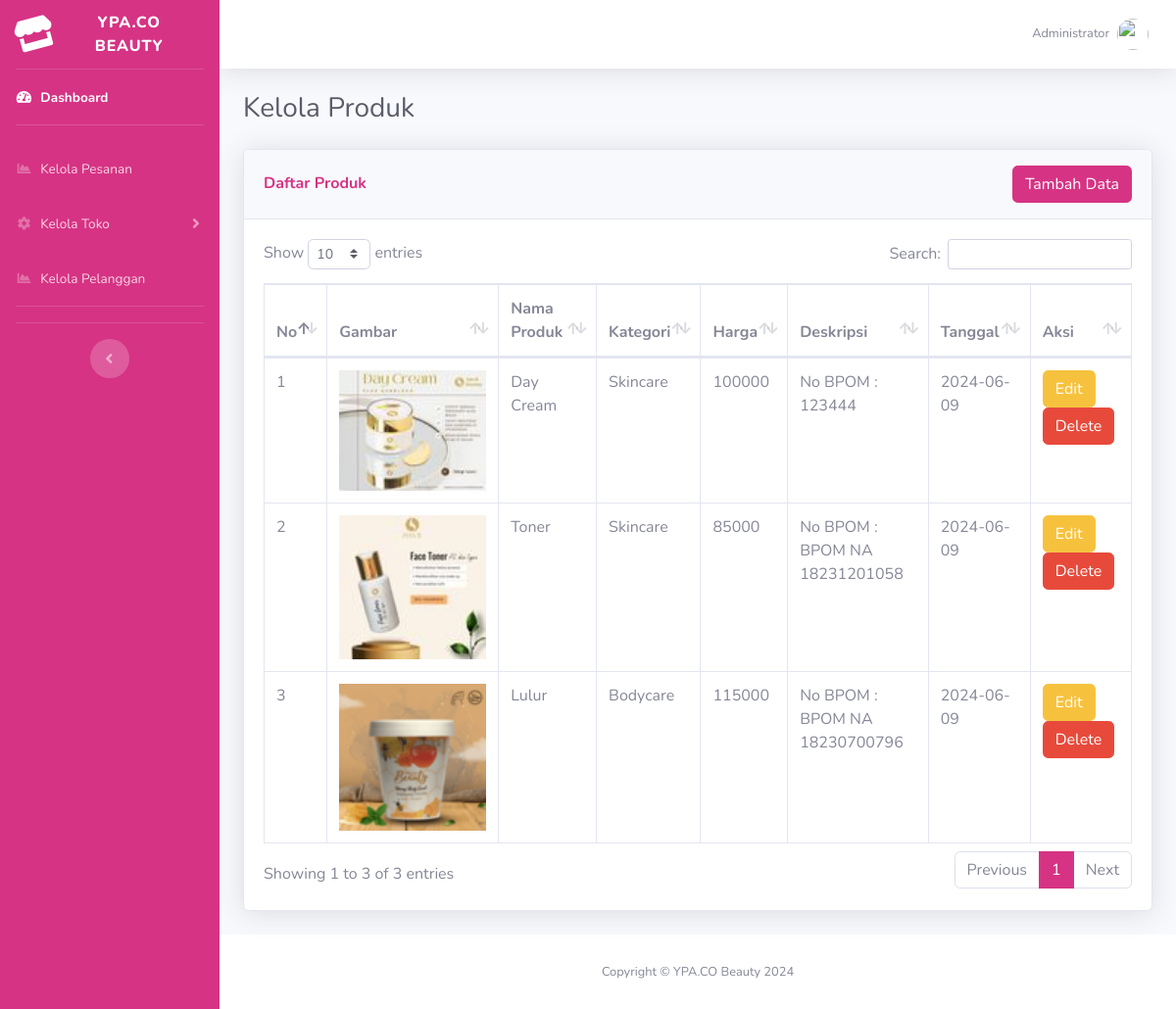
/dashboard/kelola-produk/index.php, run on the app's committed database.
### tables this page shows
CREATE TABLE `tb_produk` (
  `id_product` int NOT NULL,
  `nama_product` varchar(40) NOT NULL,
  `id_kategori` int NOT NULL,
  `harga` int NOT NULL,
  `deskripsi` text NOT NULL,
  `foto_product` varchar(30) NOT NULL,
  `tanggal` date NOT NULL
);

CREATE TABLE `tb_kategori` (
  `id_kategori` int NOT NULL,
  `nama_kategori` varchar(30) NOT NULL
);

### config/koneksi.php (called while the page is built, shortened)
<?php
$base_url = "http://localhost/app_ecommerce/";

### dashboard/kelola-produk/index.php (the view, shortened to what this page needs)
<?php
require_once '../../config/koneksi.php';
require_once '../../config/function.php';
$query = "SELECT * FROM `tb_produk` INNER JOIN `tb_kategori` USING(`id_kategori`)";
$result = mysqli_query($koneksi, $query);
$no = 1;
?>
<!DOCTYPE html>
<html lang="en">
<head>
    <?php
    require_once '../../partikel/head-admin.php';
    ?>
</head>
<body id="page-top">
    <div id="wrapper">
        <?php
        require_once '../../partikel/sidebar-admin.php'
        ?>
        <div id="content-wrapper" class="d-flex flex-column">
            <div id="content">
                <?php
                require_once '../../partikel/topbar-admin.php';
                ?>
                <div class="container-fluid">
                    <div class="d-sm-flex align-items-center justify-content-between mb-4">
                        <h1 class="h3 mb-0 text-gray-800">Kelola Produk</h1>
                    </div>
                    <div class="card shadow mb-4">
                        <div class="card-header py-3 d-flex justify-content-between align-items-center">
                            <h6 class="m-0 font-weight-bold text-primary">Daftar Produk</h6>
                            <button type="button" class="btn btn-primary" data-toggle="modal" data-target="#exampleModal">
                                Tambah Data
                            </button>
                        </div>
                        <div class="card-body">
                            <div class="table-responsive">
                                <table class="table table-bordered" id="dataTable" width="100%" cellspacing="0">
                                    <thead>
                                        <tr>
                                            <th>No</th>
                                            <th>Gambar</th>
                                            <th>Nama Produk</th>
                                            <th>Kategori</th>
                                            <th>Harga</th>
                                            <th>Deskripsi</th>
                                            <th>Tanggal</th>
                                            <th>Aksi</th>
                                        </tr>
                                    </thead>
                                    <tbody>
                                        <?php foreach ($result as $row) : ?>
                                            <tr>
                                                <td><?= $no++ ?></td>
                                                <td><img src="<?= $base_url ?>assets/images/<?= $row['foto_product'] ?>" width="150px"></td>
                                                <td><?= $row['nama_product'] ?></td>
                                                <td><?= $row['nama_kategori'] ?></td>
                                                <td><?= $row['harga'] ?></td>
                                                <td><?= $row['deskripsi'] ?></td>
                                                <td><?= $row['tanggal'] ?></td>
                                                <td>
                                                    <button type="button" class="btn btn-warning" data-toggle="modal" data-target="#editModal-<?= $row['id_product'] ?>">Edit</button>
                                                    <button type="button" class="btn btn-danger" data-toggle="modal" data-target="#hapusModal-<?= $row['id_product'] ?>">Delete</button>
                                                </td>
                                            </tr>
                                        <?php endforeach ?>
                                    </tbody>
                                </table>
                            </div>
                        </div>
                    </div>
                </div>
            </div>
            <?php
            require_once '../../partikel/footer-admin.php'
            ?>
        </div>
    </div>
</body>
</html>

### data on the page
tb_produk: foto_product (picture), nama_product "Day Cream", id_kategori.nama_kategori "Skincare", harga "100000", deskripsi "No BPOM : 123444", tanggal "2024-06-09"
tb_produk: foto_product (picture), nama_product "Toner", id_kategori.nama_kategori "Skincare", harga "85000", deskripsi "No BPOM : BPOM NA 18231201058", tanggal "2024-06-09"
tb_produk: foto_product (picture), nama_product "Lulur", id_kategori.nama_kategori "Bodycare", harga "115000", deskripsi "No BPOM : BPOM NA 18230700796", tanggal "2024-06-09"
